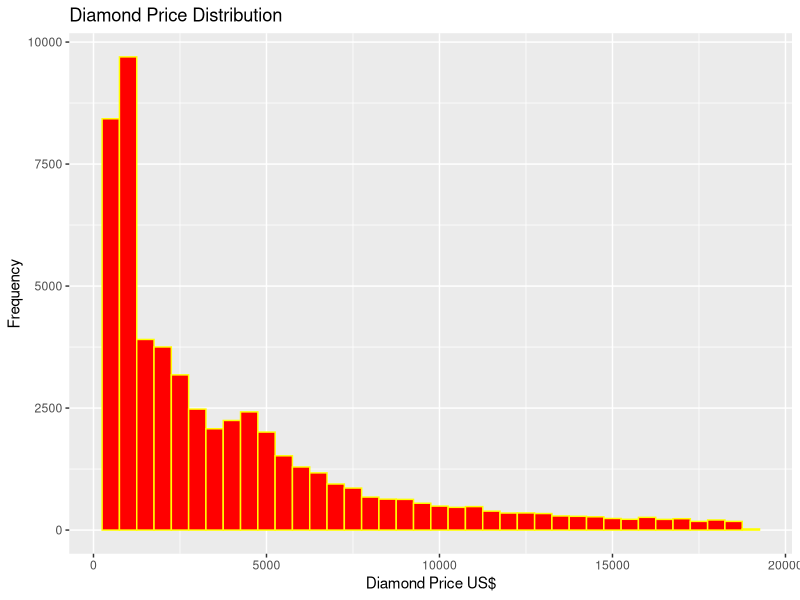
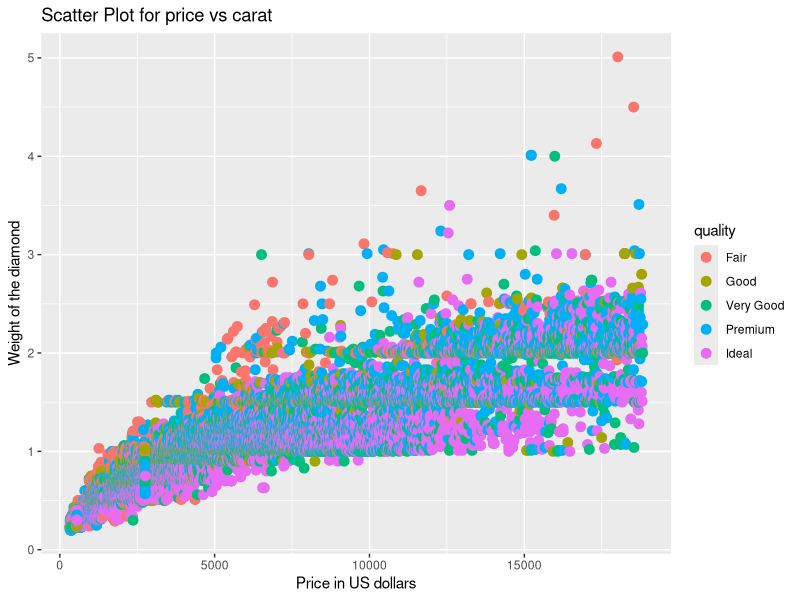
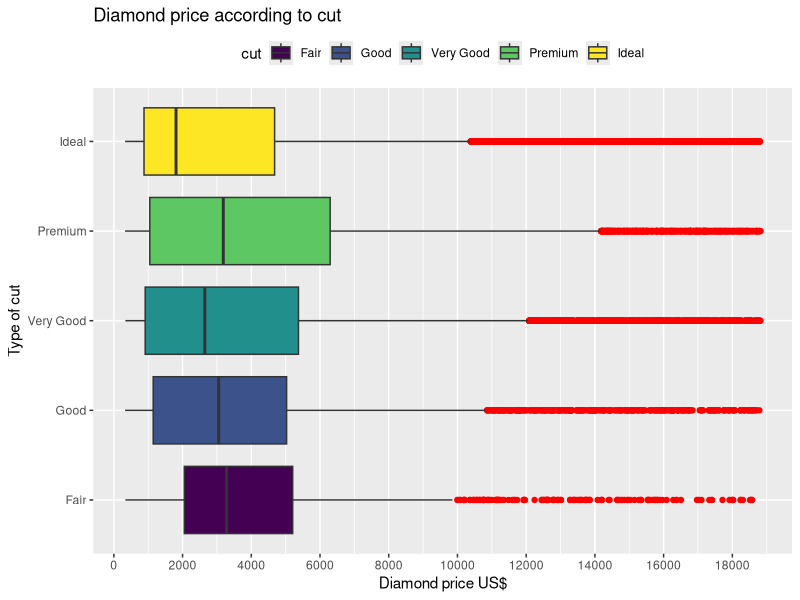

Recreate these plots in R, in order. (Note: this script raises an error after producing the figures.)
#01
library("ggplot2")
data("diamonds")
ggplot(diamonds,aes(x=price))+geom_histogram(binwidth=500,color="yellow",fill="red")+xlab("Diamond Price US$")+ylab("Frequency")+ggtitle("Diamond Price Distribution")

#02
ggplot(diamonds,aes(x=price,y=carat,col=cut))+geom_point(size=3)+ggtitle("Scatter Plot for price vs carat")+xlab("Price in US dollars")+ylab("Weight of the diamond")+scale_color_discrete("quality")


#03
diamonds$price
ggplot(diamonds,aes(x=cut,y=price,fill=cut))+geom_boxplot(outlier.color = "red")+xlab("Type of cut")+ylab("Diamond price US$")+ggtitle("Diamond price according to cut")+theme(legend.position = "top")+coord_flip()+scale_y_continuous(n.breaks = 10)

#Q2)
school<-data.frame(Subject=c("Science","Arts","Medicine","Engineering","AHS"),No_of_students=c(27,35,18,12,28))


#01
library(dplyr)
ggplot(data,aes(x="",y=prop,fill=Subject))+geom_bar(stat = "identity",width = 1,color="white")+coord_polar("y",start = 0)+ggtitle("Scholarship Fund-Student per Faculty")+theme_void()+scale_fill_brewer(palette = "Set2")+geom_text(aes(y=ypos, label=paste(round(prop,2),"%")))
data<-school %>%
  arrange(desc(Subject)) %>%
  mutate(prop=No_of_students/sum(No_of_students)*100) %>%
  mutate(ypos = cumsum(prop)-0.5*prop)
data
#02

ggplot(school,aes(x=Subject,y=No_of_students,fill=Subject))+geom_bar(stat = "identity")+ggtitle("Scolar Fund-Students per Faculty")+xlab("Subject")+ylab("Student")+scale_fill_manual(values = c("yellow","red","orange","purple","blue"))

